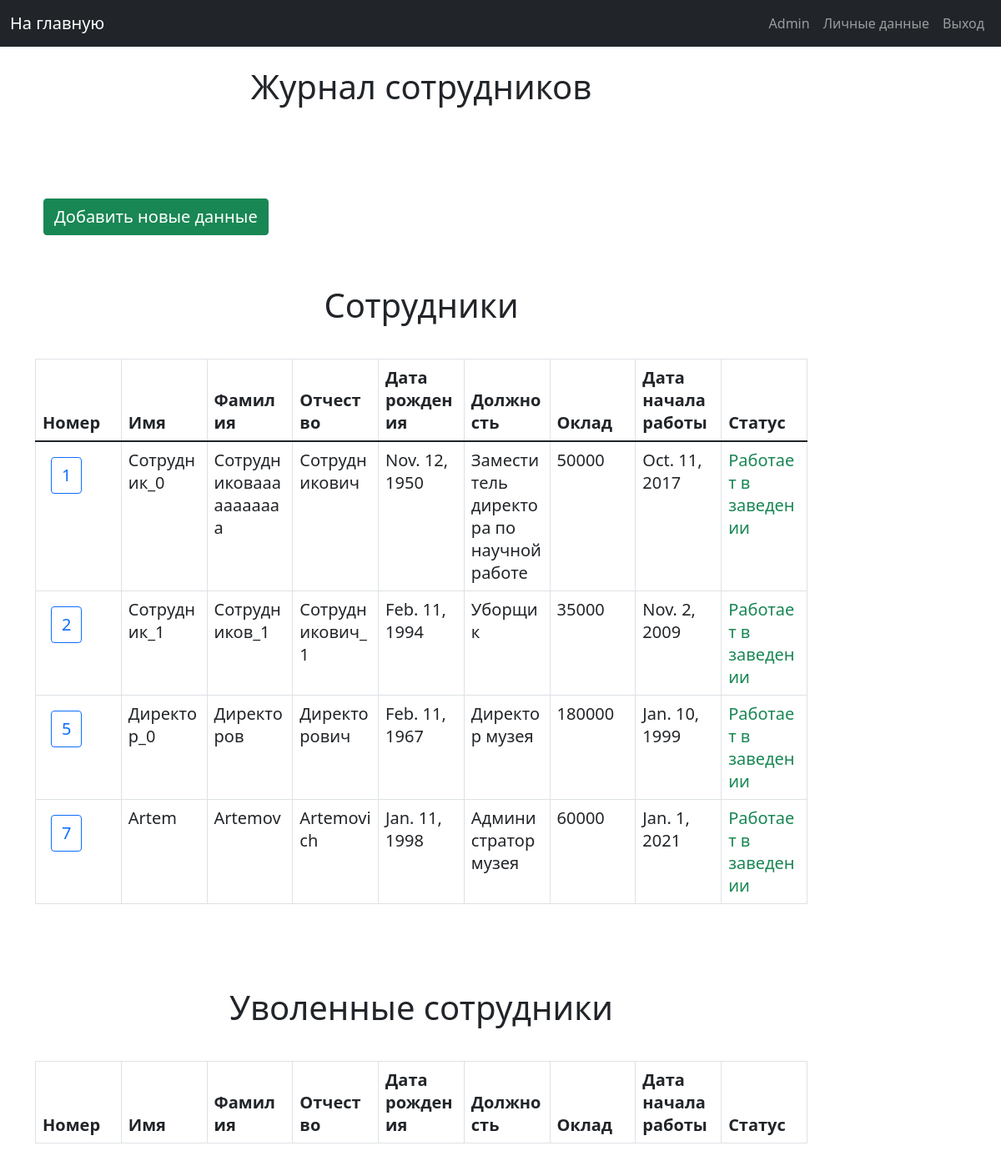
The app's page /main_page_admin/employees (signed in) with its own data.
### musem/models.py (models this page shows, shortened)
class Employee(models.Model):
    employee_id = models.AutoField(primary_key=True)
    name = models.CharField(max_length=100, default="Ivan", blank=True)
    surname = models.CharField(max_length=100, default="Ivanov")
    patronymic = models.CharField(max_length=100, default="Ivanovich")
    date_of_birth = models.DateField()
    post = models.CharField(max_length=60, default="post")
    salary = models.IntegerField(default=0)
    start_working = models.DateField()
    is_activate = models.IntegerField(default=1)
    date_off = models.DateField(default=django.utils.timezone.now(), blank=True)
    class Meta:
        verbose_name = "Employee"
        verbose_name_plural = "Employee on a museum"

### musem/views.py (the view)
# urls.py: path('main_page_admin/employees', admin_employee_list, name="employee_list"),
def admin_employee_list(request):
    if not request.user.is_superuser:
        return HttpResponseForbidden()
    head = ["Номер", "Имя", "Фамилия", "Отчество", "Дата рождения", "Должность", "Оклад", "Дата начала работы",
            "Статус"]
    raw_data = Employee.objects.raw(
        raw_query="SELECT * FROM musem_employee WHERE is_activate = 1"
    )
    banned_employee = Employee.objects.raw(
        raw_query="SELECT * FROM musem_employee WHERE is_activate = 0"
    )
    return render(request, 'admin_pages/tables/employee_list_pages.html', {
        'title_page': 'Журнал сотрудников',
        'hide_nav_bar': 0,
        'head': head,
        'table': raw_data,
        'banned_table': banned_employee,
        'is_administrative_zone': 1
    })

### templates/admin_pages/tables/employee_list_pages.html
{% extends 'include/base.html' %}
{% load static %}
{% block title %}
    <div class="title_block">
        <h2 class="title">{{ title_page }}</h2>
    </div>
{% endblock title %}
{% block content %}
    <div class="list_button_block">
        <a class="float-right btn text-white btn-success text_button"
           href="{% url 'create_employee' %}">Добавить новые данные</a>
        <h2 class="sub_title_table">Сотрудники</h2>
        {% include 'include/tables/employee_table.html' %}
        <h2 class="sub_title_table">Уволенные сотрудники</h2>
        {% include 'include/tables/employee_banned_table.html' %}
    </div>
{% endblock content %}

### templates/include/navbar.html (shortened to what this page needs)
<nav class="navbar navbar-expand-md navbar-dark bg-dark mb-4">
    <div class="container-fluid">
        {% if is_administrative_zone %}
            <a class="navbar-brand" href="{% url "main_page_admin" %}">На главную</a>
        {% else %}
            <a class="navbar-brand" href="{% url "main_page" %}">На главную</a>
        {% endif %}
        <div class="pull-right">
            <ul class="navbar-nav me-auto mb-2 mb-md-0">
                {% if request.user.is_authenticated %}
                    <li class="nav-item">
                        <a class="nav-link" href="{% url 'user_data' %}" tabindex="-1">{{ request.user.first_name }}</a>
                    </li>
                    <li class="nav-item">
                        <a class="nav-link" href="{% url 'user_settings' %}" tabindex="-1">Личные данные</a>
                    </li>
                    <li class="nav-item">
                        <a class="nav-link" href="{% url 'logout' %}" tabindex="-1">Выход</a>
                    </li>
                {% endif %}
            </ul>
        </div>
    </div>
</nav>

### templates/include/tables/employee_table.html (shortened to what this page needs)
{% extends 'include/base_table.html' %}
{% load static %}
    {% block table_head %}
        {% for title in head %}
            <th class="text_button">{{ title }}</th>
        {% endfor %}
    {% endblock %}
    {% block table_content %}
        {% for content_list in table %}
        <tr>
            <td>
                <a href="{% url 'employee_description' employee_id=content_list.employee_id %}"
                   class="btn btn-outline-primary text_button">{{ content_list.employee_id }}</a>
            </td>
            <td class="text_button">{{ content_list.name }}</td>
            <td class="text_button">{{ content_list.surname }}</td>
            <td class="text_button">{{ content_list.patronymic }}</td>
            <td class="text_button">{{ content_list.date_of_birth }}</td>
            <td class="text_button">{{ content_list.post }}</td>
            <td class="text_button">{{ content_list.salary }}</td>
            <td class="text_button">{{ content_list.start_working }}</td>
            {% if content_list.is_activate %}
                <td class="text-success text_button">Работает в заведении</td>
            {% else %}
                <td class="text-danger text_button">Уволен</td>
                <td class="text_button">{{ content_list.date_off }}</td>
            {% endif %}
        </tr>
        {% endfor %}
    {% endblock %}

### static/css/my_styles.css (style rules this page uses)
.title_block { margin-bottom: 100px; }
.title { font-size: 40px; text-align: center; }
.text_button { font-size: 20px; margin: 10px; }
.sub_title_table { font-size: 40px; text-align: center; margin-top: 50px; margin-bottom: 40px; }
td, th { white-space: normal; word-wrap: break-word; }
.list_button_block { margin-bottom: 50px; }

### records on screen
Employee: employee_id "1", name "Сотрудник_0", surname "Сотрудниковааааааааааа", patronymic "Сотрудникович", date_of_birth "Nov. 12, 1950", post "Заместитель директора по научной работе", salary "50000", start_working "Oct. 11, 2017", is_activate "Работает в заведении"
Employee: employee_id "2", name "Сотрудник_1", surname "Сотрудников_1", patronymic "Сотрудникович_1", date_of_birth "Feb. 11, 1994", post "Уборщик", salary "35000", start_working "Nov. 2, 2009", is_activate "Работает в заведении"
Employee: employee_id "5", name "Директор_0", surname "Директоров", patronymic "Директорович", date_of_birth "Feb. 11, 1967", post "Директор музея", salary "180000", start_working "Jan. 10, 1999", is_activate "Работает в заведении"
Employee: employee_id "7", name "Artem", surname "Artemov", patronymic "Artemovich", date_of_birth "Jan. 11, 1998", post "Администратор музея", salary "60000", start_working "Jan. 1, 2021", is_activate "Работает в заведении"

### other values on screen
{{ request.user.first_name }} "Admin"
{{ title_page }} "Журнал сотрудников"
{{ title }} "Номер" "Имя" "Фамилия" "Отчество" "Дата рождения" "Должность" "Оклад" "Дата начала работы" "Статус"
